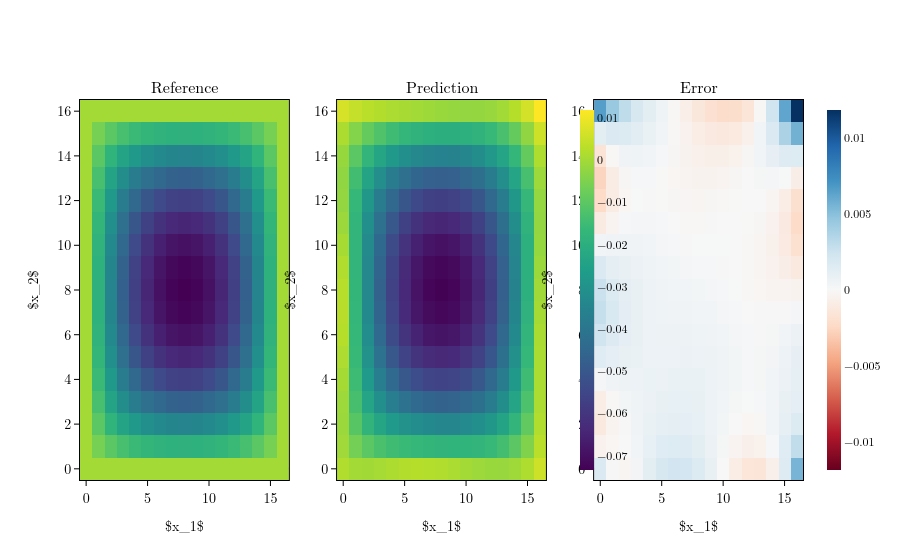

Notebook code for this chart:
### Markdown cell above
Now we compare with a reference solution:

### Code cell
model.to(qewton.cpu)
coords_grid = qewton.DEFAULT_DL_BACKEND.load_data(path + "coordinates.pt")
fem_grid = qewton.DEFAULT_DL_BACKEND.load_data(path + "solution.pt")

data_config = qewton.DataConfiguration(
    qewton.GeometryAxes(qewton.geometries.GridGeometry(X, coords_grid)),
    qewton.FeatureAxes(variable=U)
)

layout = pde_graph.visualize(model.output_ports[0], 
                             reference=fem_grid, 
                             reference_config=data_config)
qewton.viz.Figure(layout).show()

### Figure 1 — Plotly figure (JSON) as saved in the notebook; plotly's stock layout.template omitted (floating-point values rounded to 4 significant figures; data arrays with more than 128 entries replaced by an {"elided": "..."} marker saying what was removed)
{"data": [{"colorbar": {"len": 1, "thickness": 14, "thicknessmode": "pixels", "x": 0.6778, "y": 0.5}, "colorscale": [[0, "#440154"], [0.1111, "#482878"], [0.2222, "#3e4989"], [0.3333, "#31688e"], [0.4444, "#26828e"], [0.5556, "#1f9e89"], [0.6667, "#35b779"], [0.7778, "#6ece58"], [0.8889, "#b5de2b"], [1, "#fde725"]], "showscale": true, "type": "heatmap", "xaxis": "x", "yaxis": "y", "z": {"elided": "17x17 float values"}, "zmax": 0.01186, "zmin": -0.07345}, {"colorscale": [[0, "#440154"], [0.1111, "#482878"], [0.2222, "#3e4989"], [0.3333, "#31688e"], [0.4444, "#26828e"], [0.5556, "#1f9e89"], [0.6667, "#35b779"], [0.7778, "#6ece58"], [0.8889, "#b5de2b"], [1, "#fde725"]], "showscale": false, "type": "heatmap", "xaxis": "x2", "yaxis": "y2", "z": {"elided": "17x17 float values"}, "zmax": 0.01186, "zmin": -0.07345}, {"colorbar": {"len": 1, "thickness": 14, "thicknessmode": "pixels", "x": 1.02, "y": 0.5}, "colorscale": [[0, "rgb(103,0,31)"], [0.1, "rgb(178,24,43)"], [0.2, "rgb(214,96,77)"], [0.3, "rgb(244,165,130)"], [0.4, "rgb(253,219,199)"], [0.5, "rgb(247,247,247)"], [0.6, "rgb(209,229,240)"], [0.7, "rgb(146,197,222)"], [0.8, "rgb(67,147,195)"], [0.9, "rgb(33,102,172)"], [1, "rgb(5,48,97)"]], "showscale": true, "type": "heatmap", "xaxis": "x3", "yaxis": "y3", "z": {"elided": "17x17 float values"}, "zmax": 0.01186, "zmin": -0.01186}], "layout": {"annotations": [{"font": {"size": 16}, "showarrow": false, "text": "Reference", "x": 0.1444, "xanchor": "center", "xref": "paper", "y": 1, "yanchor": "bottom", "yref": "paper"}, {"font": {"size": 16}, "showarrow": false, "text": "Prediction", "x": 0.5, "xanchor": "center", "xref": "paper", "y": 1, "yanchor": "bottom", "yref": "paper"}, {"font": {"size": 16}, "showarrow": false, "text": "Error", "x": 0.8556, "xanchor": "center", "xref": "paper", "y": 1, "yanchor": "bottom", "yref": "paper"}], "font": {"color": "black", "family": "Latin Modern Roman, CMU Serif, Georgia, serif", "size": 12}, "legend": {"bgcolor": "white", "bordercolor": "black", "borderwidth": 1}, "paper_bgcolor": "white", "plot_bgcolor": "white", "scene": {"bgcolor": "white", "xaxis": {"backgroundcolor": "white", "gridcolor": "#cccccc", "linecolor": "black", "mirror": true, "showbackground": true, "showgrid": false, "showline": true, "tickcolor": "black", "tickfont": {"color": "black", "size": 14}, "ticks": "outside", "title": {"font": {"color": "black", "size": 14}}, "zerolinecolor": "#cccccc"}, "yaxis": {"backgroundcolor": "white", "gridcolor": "#cccccc", "linecolor": "black", "mirror": true, "showbackground": true, "showgrid": false, "showline": true, "tickcolor": "black", "tickfont": {"color": "black", "size": 14}, "ticks": "outside", "title": {"font": {"color": "black", "size": 14}}, "zerolinecolor": "#cccccc"}, "zaxis": {"backgroundcolor": "white", "gridcolor": "#cccccc", "linecolor": "black", "mirror": true, "showbackground": true, "showgrid": false, "showline": true, "tickcolor": "black", "tickfont": {"color": "black", "size": 14}, "ticks": "outside", "title": {"font": {"color": "black", "size": 14}}, "zerolinecolor": "#cccccc"}}, "showlegend": true, "title": {"font": {"color": "black", "size": 20}}, "uirevision": true, "xaxis": {"anchor": "y", "domain": [0, 0.2889], "gridcolor": "#cccccc", "linecolor": "black", "mirror": true, "showgrid": false, "showline": true, "tickcolor": "black", "tickfont": {"color": "black", "size": 14}, "ticks": "outside", "title": {"text": "$x_1$"}, "type": "linear", "zerolinecolor": "#cccccc"}, "xaxis2": {"anchor": "y2", "domain": [0.3556, 0.6444], "gridcolor": "#cccccc", "linecolor": "black", "mirror": true, "showgrid": false, "showline": true, "tickcolor": "black", "tickfont": {"color": "black", "size": 14}, "ticks": "outside", "title": {"text": "$x_1$"}, "type": "linear", "zerolinecolor": "#cccccc"}, "xaxis3": {"anchor": "y3", "domain": [0.7111, 1], "gridcolor": "#cccccc", "linecolor": "black", "mirror": true, "showgrid": false, "showline": true, "tickcolor": "black", "tickfont": {"color": "black", "size": 14}, "ticks": "outside", "title": {"text": "$x_1$"}, "type": "linear", "zerolinecolor": "#cccccc"}, "yaxis": {"anchor": "x", "domain": [0, 1], "gridcolor": "#cccccc", "linecolor": "black", "mirror": true, "showgrid": false, "showline": true, "tickcolor": "black", "tickfont": {"color": "black", "size": 14}, "ticks": "outside", "title": {"text": "$x_2$"}, "type": "linear", "zerolinecolor": "#cccccc"}, "yaxis2": {"anchor": "x2", "domain": [0, 1], "gridcolor": "#cccccc", "linecolor": "black", "mirror": true, "showgrid": false, "showline": true, "tickcolor": "black", "tickfont": {"color": "black", "size": 14}, "ticks": "outside", "title": {"text": "$x_2$"}, "type": "linear", "zerolinecolor": "#cccccc"}, "yaxis3": {"anchor": "x3", "domain": [0, 1], "gridcolor": "#cccccc", "linecolor": "black", "mirror": true, "showgrid": false, "showline": true, "tickcolor": "black", "tickfont": {"color": "black", "size": 14}, "ticks": "outside", "title": {"text": "$x_2$"}, "type": "linear", "zerolinecolor": "#cccccc"}}}
